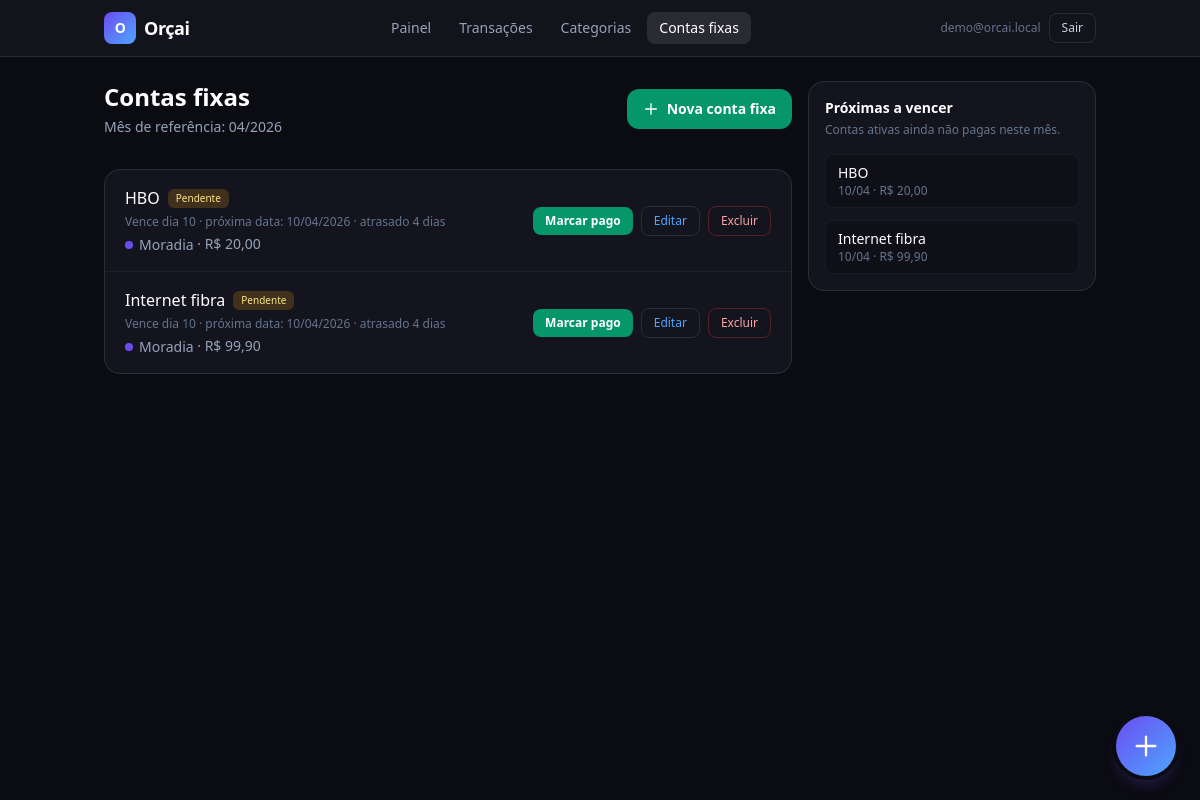
Page /contas-fixas/ (signed in) on the committed database.
### users/models.py (models this page shows, shortened)
class User(AbstractUser):
    email = models.EmailField("e-mail", unique=True)
    USERNAME_FIELD = "email"
    REQUIRED_FIELDS: list[str] = []
    class Meta:
        verbose_name = "usuário"
        verbose_name_plural = "usuários"

### finance/models.py (models this page shows, shortened)
class RecurringBill(models.Model):
    user = models.ForeignKey(
        settings.AUTH_USER_MODEL,
        on_delete=models.CASCADE,
        related_name="recurring_bills",
    )
    name = models.CharField("nome", max_length=200)
    amount = models.DecimalField(
        "valor",
        max_digits=14,
        decimal_places=2,
        validators=[MinValueValidator(Decimal("0.01"))],
    )
    due_day = models.PositiveSmallIntegerField(
        "dia de vencimento",
        validators=[MinValueValidator(1), MaxValueValidator(31)],
    )
    category = models.ForeignKey(
        Category,
        on_delete=models.PROTECT,
        related_name="recurring_bills",
    )
    is_active = models.BooleanField("ativa", default=True)
    auto_create_transaction = models.BooleanField(
        "gerar despesa automaticamente no mês",
        default=True,
        help_text="Se verdadeiro, um job pode criar a transação do mês (ver comando de gestão).",
    )
    notes = models.TextField("observações", blank=True)
    created_at = models.DateTimeField(auto_now_add=True)
    updated_at = models.DateTimeField(auto_now=True)
    class Meta:
        verbose_name = "conta fixa (recorrente)"
        verbose_name_plural = "contas fixas (recorrentes)"
        ordering = ["due_day", "name"]
        constraints = [
            models.UniqueConstraint(
                fields=["user", "name"],
                name="unique_recurring_bill_name_per_user",
            ),
        ]

class Category(models.Model):
    user = models.ForeignKey(
        settings.AUTH_USER_MODEL,
        on_delete=models.CASCADE,
        related_name="categories",
    )
    name = models.CharField("nome", max_length=120)
    slug = models.SlugField(max_length=130, blank=True)
    kind = models.CharField(
        "tipo",
        max_length=16,
        choices=CategoryKind.choices,
        default=CategoryKind.EXPENSE,
    )
    color = models.CharField("cor (hex)", max_length=7, default="#6C4CF1")
    sort_order = models.PositiveSmallIntegerField("ordem", default=0)
    is_system = models.BooleanField(
        "categoria do sistema",
        default=False,
        help_text="Criada automaticamente; o usuário pode ocultar mas não excluir facilmente.",
    )
    created_at = models.DateTimeField(auto_now_add=True)
    updated_at = models.DateTimeField(auto_now=True)
    class Meta:
        verbose_name = "categoria"
        verbose_name_plural = "categorias"
        ordering = ["sort_order", "name"]
        constraints = [
            models.UniqueConstraint(
                fields=["user", "slug"],
                name="unique_category_slug_per_user",
            ),
        ]
        indexes = [
            models.Index(fields=["user", "kind"]),
        ]

### finance/views.py (the view)
# urls.py: path("contas-fixas/", views.RecurringBillListView.as_view(), name="recurring_list"),
class RecurringBillListView(UserScopedMixin, ListView):
    model = RecurringBill
    context_object_name = "bills"
    template_name = "finance/recurring_list.html"
    paginate_by = 50
    def get_queryset(self):
        return (
            super()
            .get_queryset()
            .select_related("category")
            .order_by("due_day", "name")
        )
    def get_context_data(self, **kwargs):
        ctx = super().get_context_data(**kwargs)
        today = timezone.localdate()
        y, m = today.year, today.month
        ctx["today"] = today
        ctx["bill_year"] = y
        ctx["bill_month"] = m
        for b in ctx["bills"]:
            occ = get_or_create_occurrence(b, y, m)
            b.current_occ = occ
            b.due_this_month = due_date_for_month(b, y, m)
            delta = (b.due_this_month - today).days
            b.days_until = delta
            b.overdue_days = -delta if delta < 0 else 0
        upcoming = []
        active_all = (
            RecurringBill.objects.filter(user=self.request.user, is_active=True)
            .select_related("category")
            .order_by("due_day", "name")
        )
        for b in active_all:
            occ = get_or_create_occurrence(b, y, m)
            b.current_occ = occ
            b.due_this_month = due_date_for_month(b, y, m)
            delta = (b.due_this_month - today).days
            b.days_until = delta
            if not occ.is_paid:
                upcoming.append(b)
        upcoming.sort(key=lambda x: (x.days_until, x.due_day))
        ctx["upcoming_bills"] = upcoming[:12]
        p = self.request.GET.copy()
        p.pop("page", None)
        ctx["qs_nopage"] = urlencode(p)
        return ctx

### finance/mixins.py (called while the page is built)
    def get_queryset(self):
        qs = super().get_queryset()
        return qs.filter(**{self.user_field: self.request.user})

### finance/services/recurring.py (called while the page is built)
def due_date_for_month(bill, year: int, month: int) -> date:
    last = monthrange(year, month)[1]
    day = min(bill.due_day, last)
    return date(year, month, day)

def get_or_create_occurrence(bill, year: int, month: int) -> RecurringBillOccurrence:
    occ, _ = RecurringBillOccurrence.objects.get_or_create(
        recurring_bill=bill,
        year=year,
        month=month,
        defaults={"is_paid": False},
    )
    return occ

### templates/finance/recurring_list.html (shortened to what this page needs)
{% extends "layouts/app_shell.html" %}
{% block app_main %}
<div class="flex flex-col gap-4 lg:flex-row lg:items-start">
  <div class="flex-1">
    <div class="flex flex-col gap-4 sm:flex-row sm:items-center sm:justify-between">
      <div>
        <h1 class="text-2xl font-semibold text-white">Contas fixas</h1>
        <p class="mt-1 text-sm text-slate-400">Mês de referência: {{ bill_month|stringformat:'02d' }}/{{ bill_year }}</p>
      </div>
      <a href="{% url 'finance:recurring_create' %}" class="inline-flex shrink-0 items-center justify-center gap-2 rounded-xl bg-emerald-600 px-4 py-2.5 text-sm font-semibold text-white hover:bg-emerald-500">
        <svg class="h-4 w-4" fill="none" viewBox="0 0 24 24" stroke="currentColor"><path stroke-linecap="round" stroke-linejoin="round" stroke-width="2" d="M12 4v16m8-8H4"/></svg>
        Nova conta fixa
      </a>
    </div>
    <div class="mt-8 overflow-hidden rounded-2xl border border-white/10 bg-card">
      {% if bills %}
      <ul class="divide-y divide-white/5">
        {% for b in bills %}
        <li class="flex flex-col gap-4 px-4 py-4 sm:flex-row sm:items-center sm:justify-between sm:px-5">
          <div class="min-w-0 flex-1">
            <div class="flex flex-wrap items-center gap-2">
              <span class="font-medium text-white">{{ b.name }}</span>
              {% if b.current_occ.is_paid %}
              <span class="rounded-md bg-emerald-500/20 px-2 py-0.5 text-[10px] font-medium text-emerald-300">Pago</span>
              {% else %}
              <span class="rounded-md bg-amber-500/20 px-2 py-0.5 text-[10px] font-medium text-amber-200">Pendente</span>
              {% endif %}
            </div>
            <p class="mt-1 text-xs text-slate-500">
              Vence dia {{ b.due_day }} · próxima data: {{ b.due_this_month|date:"d/m/Y" }}
              · {% if b.days_until == 0 %}vence hoje{% elif b.days_until > 0 %}em {{ b.days_until }} dia{{ b.days_until|pluralize }}{% elif b.overdue_days %}atrasado {{ b.overdue_days }} dia{{ b.overdue_days|pluralize }}{% endif %}
            </p>
            <p class="mt-1 text-sm text-slate-400">
              <span class="inline-flex items-center gap-1.5">
                <span class="h-2 w-2 rounded-full" style="background:{{ b.category.color }}"></span>
                {{ b.category.name }}
              </span>
              · R$ {{ b.amount|floatformat:2 }}
            </p>
          </div>
          <div class="flex flex-wrap items-center gap-2">
            {% if b.is_active %}
              {% if b.current_occ.is_paid %}
              <form action="{% url 'finance:recurring_unpay' b.pk %}" method="post">
                {% csrf_token %}
                <input type="hidden" name="year" value="{{ bill_year }}">
                <input type="hidden" name="month" value="{{ bill_month }}">
                <button type="submit" class="rounded-lg border border-white/15 px-3 py-1.5 text-xs text-slate-300 hover:bg-white/5">Desmarcar</button>
              </form>
              {% else %}
              <form action="{% url 'finance:recurring_mark_paid' b.pk %}" method="post">
                <button type="submit" class="rounded-lg bg-emerald-600 px-3 py-1.5 text-xs font-semibold text-white hover:bg-emerald-500">Marcar pago</button>
              </form>
              {% endif %}
            {% endif %}
            <a href="{% url 'finance:recurring_update' b.pk %}" class="rounded-lg border border-white/10 px-3 py-1.5 text-xs text-skyfi hover:bg-white/5">Editar</a>
            <a href="{% url 'finance:recurring_delete' b.pk %}" class="rounded-lg border border-red-500/30 px-3 py-1.5 text-xs text-red-300 hover:bg-red-500/10">Excluir</a>
          </div>
        </li>
        {% endfor %}
      </ul>
      {% else %}
      <p class="px-5 py-10 text-center text-slate-400">Nenhuma conta fixa. Adicione aluguel, internet, assinaturas etc.</p>
      {% endif %}
    </div>
  </div>
  <aside class="w-full shrink-0 lg:w-72">
    <div class="rounded-2xl border border-white/10 bg-card p-4">
      <h2 class="text-sm font-semibold text-white">Próximas a vencer</h2>
      <p class="mt-1 text-xs text-slate-500">Contas ativas ainda não pagas neste mês.</p>
      <ul class="mt-4 space-y-3">
        {% for b in upcoming_bills %}
        <li class="rounded-lg border border-white/5 bg-night/50 px-3 py-2">
          <p class="text-sm font-medium text-white">{{ b.name }}</p>
          <p class="text-xs text-slate-500">{{ b.due_this_month|date:"d/m" }} · R$ {{ b.amount|floatformat:2 }}</p>
        </li>
        {% empty %}
        <li class="text-xs text-slate-500">Nada pendente. Bom trabalho!</li>
        {% endfor %}
      </ul>
    </div>
  </aside>
</div>
{% endblock %}

### templates/partials/app_nav.html (shortened to what this page needs)
{% with path=request.path %}
<header class="sticky top-0 z-40 border-b border-white/10 bg-card/90 backdrop-blur">
  <div class="mx-auto flex max-w-5xl flex-wrap items-center justify-between gap-3 px-4 py-3">
    <a href="{% url 'dashboard:home' %}" class="flex items-center gap-2 text-lg font-semibold tracking-tight text-white">
      <span class="inline-flex h-8 w-8 items-center justify-center rounded-lg bg-gradient-to-br from-orchid to-skyfi text-sm font-bold">O</span>
      Orçai
    </a>
    <nav class="flex flex-wrap items-center gap-1 text-sm">
      <a href="{% url 'dashboard:home' %}" class="rounded-lg px-3 py-1.5 {% if path == '/' %}bg-white/10 text-white{% else %}text-slate-400 hover:bg-white/5 hover:text-white{% endif %}">Painel</a>
      <a href="{% url 'finance:transaction_list' %}" class="rounded-lg px-3 py-1.5 {% if '/transacoes' in path %}bg-white/10 text-white{% else %}text-slate-400 hover:bg-white/5 hover:text-white{% endif %}">Transações</a>
      <a href="{% url 'finance:category_list' %}" class="rounded-lg px-3 py-1.5 {% if '/categorias' in path %}bg-white/10 text-white{% else %}text-slate-400 hover:bg-white/5 hover:text-white{% endif %}">Categorias</a>
      <a href="{% url 'finance:recurring_list' %}" class="rounded-lg px-3 py-1.5 {% if '/contas-fixas' in path %}bg-white/10 text-white{% else %}text-slate-400 hover:bg-white/5 hover:text-white{% endif %}">Contas fixas</a>
    </nav>
    <div class="flex items-center gap-2">
      <span class="hidden max-w-[140px] truncate text-xs text-slate-500 sm:inline">{{ user.email }}</span>
      <form action="{% url 'users:logout' %}" method="post">
        <button type="submit" class="rounded-lg border border-white/10 px-3 py-1.5 text-xs font-medium text-slate-300 hover:border-white/20 hover:text-white">Sair</button>
      </form>
    </div>
  </div>
</header>
{% endwith %}

### rows in the picture
User: email "demo@orcai.local"
RecurringBill: name "HBO", shows "Pendente", due_day "10", due_this_month "10/04/2026", overdue_days "4", category.name "Moradia", amount "20,00", due_this_month "10/04"
RecurringBill: name "Internet fibra", shows "Pendente", due_day "10", due_this_month "10/04/2026", overdue_days "4", category.name "Moradia", amount "99,90", due_this_month "10/04"

### other values in the picture
{{ bill_month|stringformat:'02d' }} "04"
{{ bill_year }} "2026"
